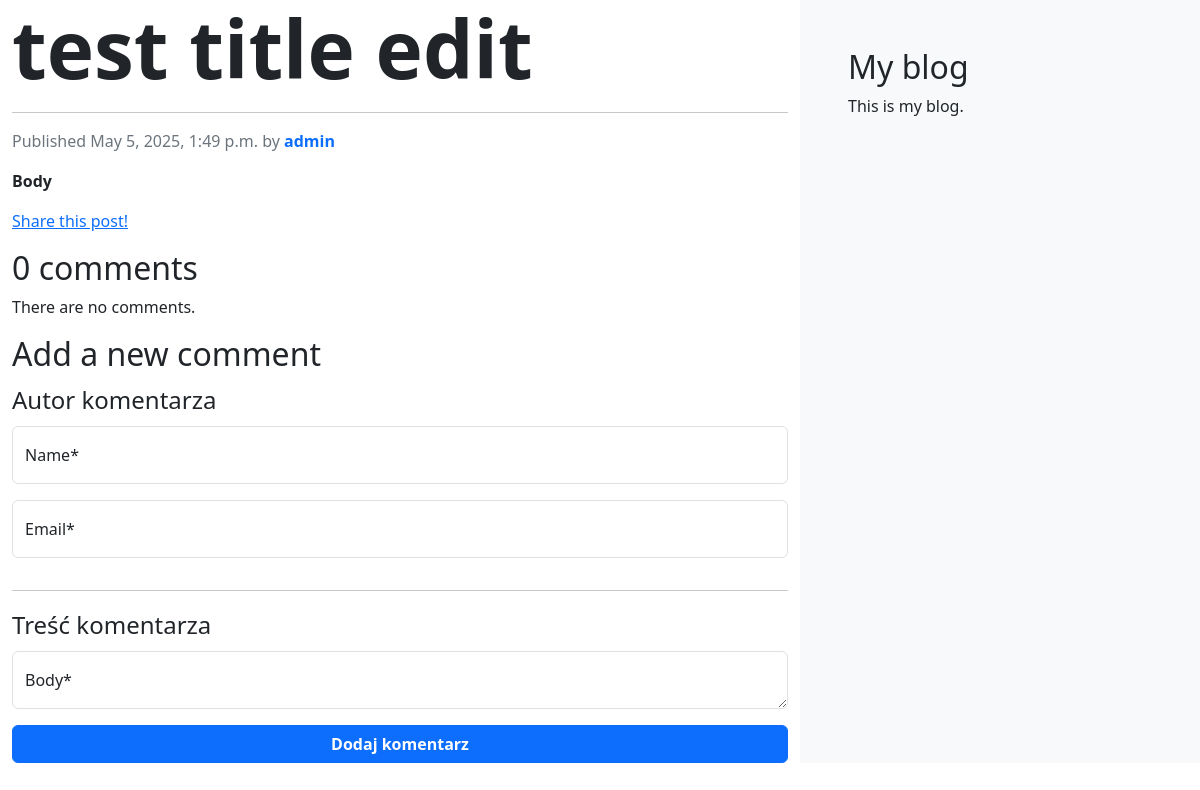
The page /blog/2025/5/5/test-title/ on the database as committed earlier.
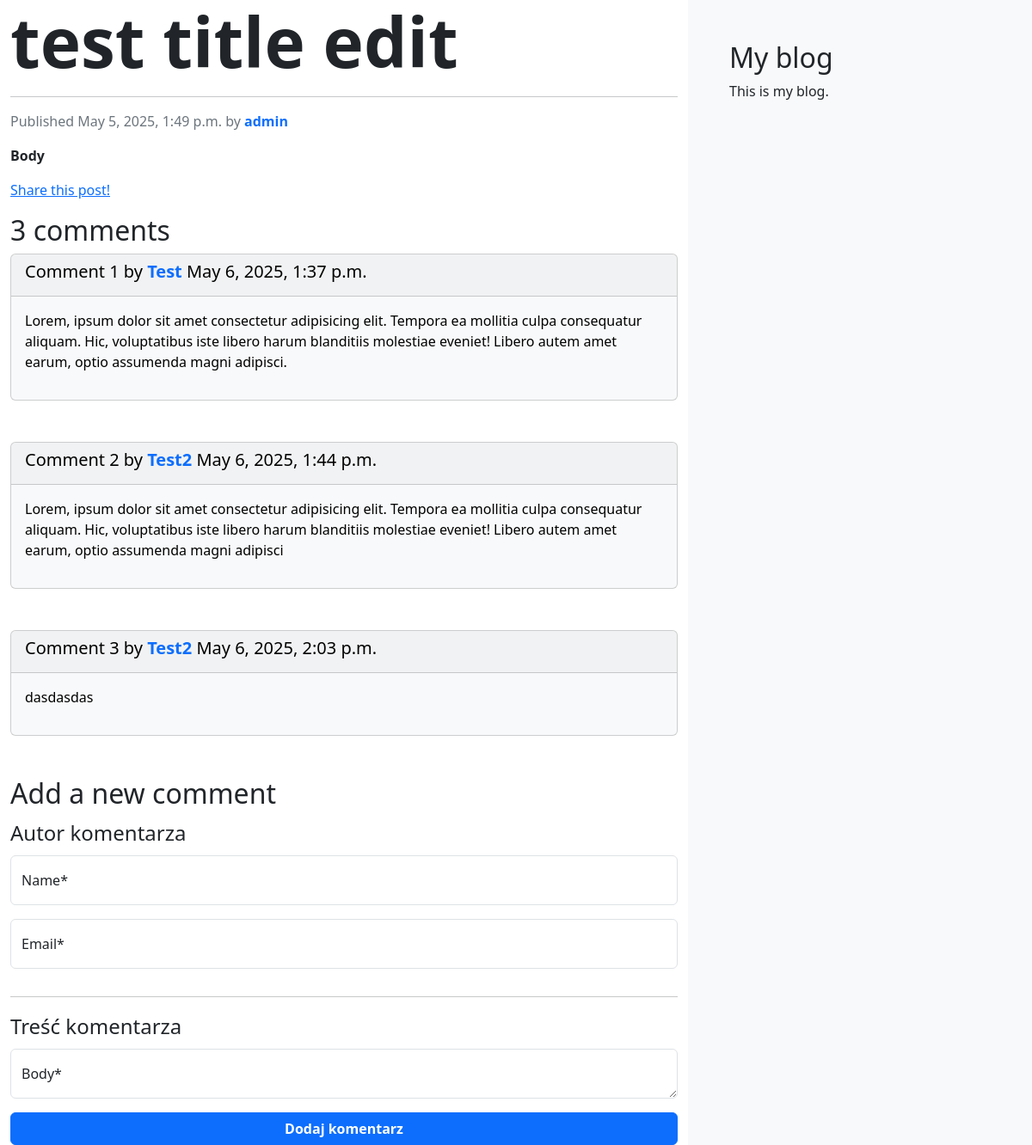
The same page on the database as committed later.
### blog/models.py (models this page shows, shortened)
class Post(models.Model):
    class Status(models.TextChoices):
        DRAFT = "DF", "Draft"
        PUBLISHED = "PB", "Published"
    title = models.CharField(max_length=255)
    slug = models.SlugField(
        max_length=255,
        unique_for_date="publish",
    )
    author = models.ForeignKey(
        settings.AUTH_USER_MODEL,
        on_delete=models.CASCADE,
        related_name="posts",
    )
    body = models.TextField()
    publish = models.DateTimeField(default=timezone.now)
    created_at = models.DateTimeField(auto_now_add=True)
    updated_at = models.DateTimeField(auto_now=True)
    status = models.CharField(max_length=2, choices=Status, default=Status.DRAFT)
    objects = models.Manager()  # default manager
    published = PublishedManager()  # custom manager
    tags = TaggableManager()  # taggit manager
    class Meta:
        ordering = ["-publish"]
        indexes = [
            models.Index(fields=("-publish",)),
        ]

class Comment(models.Model):
    post = models.ForeignKey(Post, on_delete=models.CASCADE, related_name="comments")
    name = models.CharField(max_length=80)
    email = models.EmailField()
    body = models.TextField()
    created_at = models.DateTimeField(auto_now_add=True)
    updated_at = models.DateTimeField(auto_now=True)
    active = models.BooleanField(default=True)
    class Meta:
        ordering = ["created_at"]
        indexes = [models.Index(fields=["created_at"])]

### blog/views.py (the view)
def post_detail(request, year, month, day, post):
    post = get_object_or_404(
        Post,
        status=Post.Status.PUBLISHED,
        slug=post,
        publish__year=year,
        publish__month=month,
        publish__day=day,
    )
    comments = post.comments.filter(active=True)
    form = CommentForm()
    context = {"post": post, "comments": comments, "form": form}
    return render(
        request,
        "blog/post/detail.html",
        context,
    )

### blog/forms.py
class CommentForm(forms.ModelForm):
    class Meta:
        model = Comment
        fields = ("name", "email", "body")
    def __init__(self, *args, **kwargs):
        post_id = kwargs.pop("post_id", None)
        super().__init__(*args, **kwargs)
        self.helper = FormHelper()
        self.helper.form_method = "post"
        if post_id:
            self.helper.form_action = reverse(
                "blog:post_comment", kwargs={"post_id": post_id}
            )
        self.helper.form_class = "form-horizontal mt-5"
        self.helper.label_class = "col-sm-3 col-form-label"
        self.helper.field_class = "p-2"
        self.helper.layout = Layout(
            Fieldset(
                "Autor komentarza",
                FloatingField("name", placeholder="Your name"),
                FloatingField("email", placeholder="Your email"),
            ),
            HTML("<hr>"),
            Fieldset(
                "Treść komentarza",
                FloatingField("body", placeholder="Napisz coś..."),
            ),
            Submit(
                "submit", "Dodaj komentarz", css_class="btn btn-primary col-12 fw-bold"
            ),
        )

### blog/templates/blog/post/detail.html (shortened to what this page needs)
{% extends "blog/_base.html" %}
{% block content %}
<div>
    <h1 class="display-1 fw-semibold">
    </h1>
    <hr>
</div>
<p class="text-secondary">
    Published {{ post.publish }} by <span class="text-primary fw-semibold">{{ post.author }}</span>
</p>
<span class="fw-semibold">
    {{ post.body|capfirst|linebreaks }}
</span>
<p>
    <a href="{% url 'blog:post_share' post.id %}">Share this post!</a>
</p>
{% with comments.count as total_comments %}
<h2>{{ total_comments }} comment{{ total_comments|pluralize }}</h2>
{% endwith %}
{% for comment in comments %}
<div class="card text-bg-light mb-5">
    <div class="card-header">
        <h5 class="card-title">
            Comment {{ forloop.counter }} by <span class="text-primary fw-semibold">{{ comment.name }}</span>
            {{ comment.created_at }}
        </h5>
    </div>
    <div class="card-body">
        <span>
            {{ comment.body|linebreaks }}
        </span>
    </div>
</div>
{% empty %}
<p>There are no comments.</p>
{% endfor %}
{% include "blog/post/includes/comment_form.html" %}
{% endblock content %}

### blog/templates/blog/_base.html (shortened to what this page needs)
{% load static %}
<!DOCTYPE html>
<html lang="en">
    <head>
        <link rel="stylesheet" href="css/blog.css">
        <link href="https://cdn.jsdelivr.net/npm/bootstrap@5.3.5/dist/css/bootstrap.min.css" rel="stylesheet"
>
    </head>
    <body>
    <div class="container-fluid">
        <div class="row">
            <div id="content" class="col-8">
                {% block content %}
                {% endblock %}
            </div>
            <div id="sidebar" class="col-4 bg-light pt-5 ps-5">
                    <h2>My blog</h2>
                    <p>This is my blog.</p>
            </div>
        </div>
    </div>
    </body>
</html>

### blog/templates/blog/post/includes/comment_form.html (shortened to what this page needs)
{% load crispy_forms_tags %}
<h2>Add a new comment</h2>
<form method="post" action="{% url 'blog:post_comment' post.id %}">
    {% crispy form %}
</form>

### blog/static/css/blog.css (style rules this page uses)
body { padding: 0; margin: 0; box-sizing: border-box; }

Rows that differ between the two databases and show on the page:
added Comment: name "Test", created_at "May 6, 2025, 1:37 p.m.", body "Lorem, ipsum dolor sit amet consectetur adipisicing elit. Tempora ea mollitia culpa consequatur aliquam. Hic, voluptatibus iste libero harum blanditiis molestiae eveniet! Libero autem amet earum, optio assumenda magni adipisci."
added Comment: name "Test2", created_at "May 6, 2025, 1:44 p.m.", body "Lorem, ipsum dolor sit amet consectetur adipisicing elit. Tempora ea mollitia culpa consequatur aliquam. Hic, voluptatibus iste libero harum blanditiis molestiae eveniet! Libero autem amet earum, optio assumenda magni adipisci"
added Comment: name "Test2", created_at "May 6, 2025, 2:03 p.m.", body "dasdasdas"
Other text that changed with them:
{{ total_comments }}: "0" → "3"
text no longer shown: "There are no comments."
